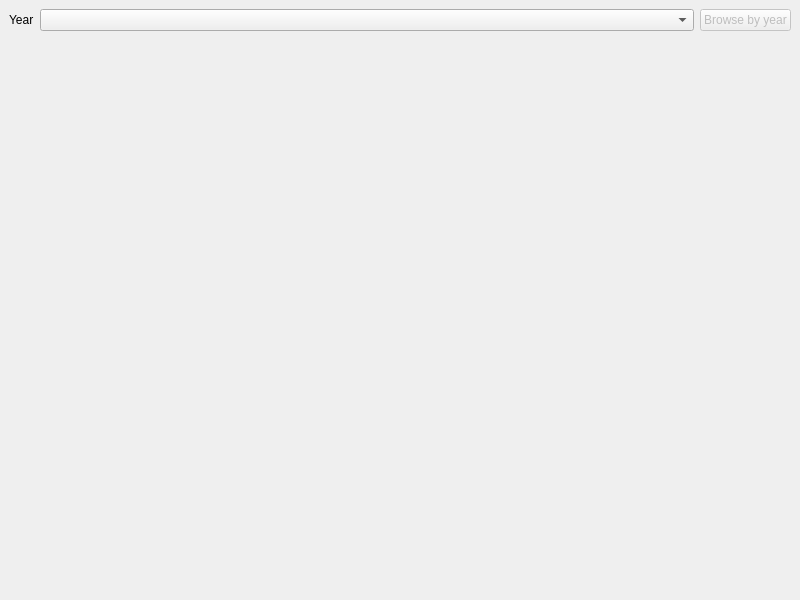
<?xml version="1.0" encoding="UTF-8"?>
<ui version="4.0">
 <class>BrowseCategoriesView</class>
 <widget class="QMainWindow" name="BrowseCategoriesView">
  <property name="geometry">
   <rect>
    <x>0</x>
    <y>0</y>
    <width>800</width>
    <height>600</height>
   </rect>
  </property>
  <property name="windowTitle">
   <string>BrowseCategoriesView</string>
  </property>
  <widget class="QWidget" name="centralwidget">
   <layout class="QGridLayout" name="gridLayout">
    <item row="1" column="0">
     <layout class="QHBoxLayout" name="horizontalLayout">
      <item>
       <widget class="QLabel" name="label_5">
        <property name="sizePolicy">
         <sizepolicy hsizetype="Fixed" vsizetype="Preferred">
          <horstretch>0</horstretch>
          <verstretch>0</verstretch>
         </sizepolicy>
        </property>
        <property name="text">
         <string>Year</string>
        </property>
       </widget>
      </item>
      <item>
       <widget class="QComboBox" name="yearBox"/>
      </item>
      <item>
       <widget class="QPushButton" name="byyearButton">
        <property name="enabled">
         <bool>false</bool>
        </property>
        <property name="sizePolicy">
         <sizepolicy hsizetype="Fixed" vsizetype="Fixed">
          <horstretch>0</horstretch>
          <verstretch>0</verstretch>
         </sizepolicy>
        </property>
        <property name="text">
         <string>Browse by year</string>
        </property>
       </widget>
      </item>
     </layout>
    </item>
    <item row="2" column="0">
     <layout class="QVBoxLayout" name="verticalLayout">
      <item>
       <widget class="BrowseTableWidget" name="categoryTable" native="true"/>
      </item>
     </layout>
    </item>
   </layout>
  </widget>
 </widget>
 <customwidgets>
  <customwidget>
   <class>BrowseTableWidget</class>
   <extends>QWidget</extends>
   <header>../../../widgets/BrowseTableWidget.h</header>
  </customwidget>
 </customwidgets>
 <resources/>
 <connections/>
</ui>
